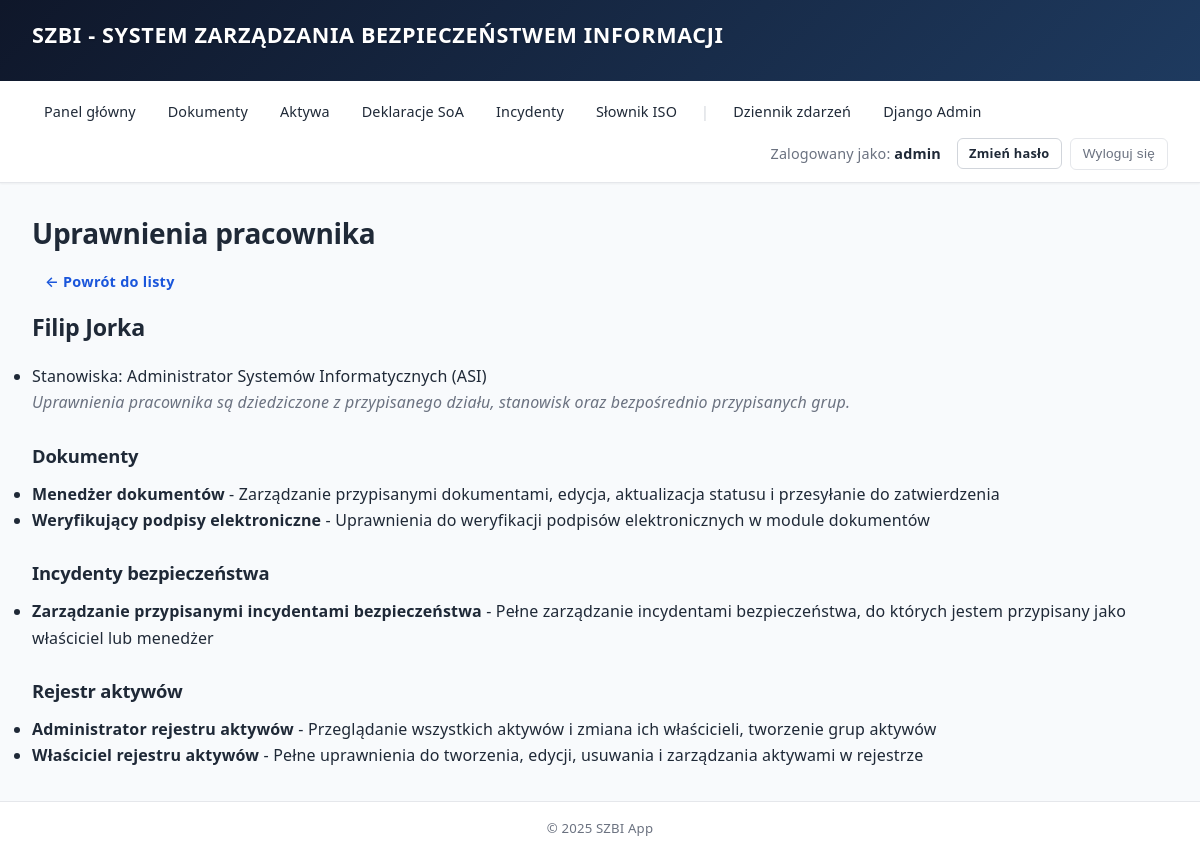
/pracownicy/1/uprawnienia/ (signed in), run on the app's committed database.
### core/models.py (models this page shows, shortened)
class Employee(models.Model):
    user = models.OneToOneField(
        User,
        on_delete=models.CASCADE,
        related_name='employee',
        verbose_name="Konto użytkownika"
    )
    organization = models.ForeignKey(
        Organization,
        on_delete=models.CASCADE,
        related_name='employees',
        verbose_name="Organizacja"
    )
    department = models.ForeignKey(
        Department,
        on_delete=models.SET_NULL,
        null=True,
        blank=True,
        related_name='employees',
        verbose_name="Dział"
    )
    positions = models.ManyToManyField(
        Position,
        blank=True,
        related_name='employees',
        verbose_name="Stanowiska"
    )
    first_name = models.CharField(max_length=100, verbose_name="Imię")
    last_name = models.CharField(max_length=100, verbose_name="Nazwisko")
    hire_date = models.DateField(verbose_name="Data zatrudnienia", null=True, blank=True)
    is_active = models.BooleanField(default=True, verbose_name="Aktywny")
    created_at = models.DateTimeField(auto_now_add=True, verbose_name="Data utworzenia")
    updated_at = models.DateTimeField(auto_now=True, verbose_name="Data modyfikacji")
    class Meta:
        verbose_name = "Pracownik"
        verbose_name_plural = "Pracownicy"
        ordering = ['last_name', 'first_name']
    def get_full_name(self):
        return f"{self.first_name} {self.last_name}"
    def get_positions_display(self):
        return ", ".join([p.name for p in self.positions.all()])
    def get_permissions(self):
        permissions = set()
        for position in self.positions.all():
            for pa in position.permission_assignments.all():
                for perm in pa.permission_group.permissions.all():
                    permissions.add(perm)
        if self.department:
            for da in self.department.permission_assignments.all():
                for perm in da.permission_group.permissions.all():
                    permissions.add(perm)
        for epg in self.permission_group_assignments.all():
            for perm in epg.permission_group.permissions.all():
                permissions.add(perm)
        return permissions

class Position(models.Model):
    organization = models.ForeignKey(
        Organization,
        on_delete=models.CASCADE,
        related_name='positions',
        verbose_name="Organizacja"
    )
    name = models.CharField(max_length=255, verbose_name="Nazwa stanowiska")
    description = models.TextField(verbose_name="Opis", blank=True)
    department = models.ForeignKey(
        Department,
        on_delete=models.SET_NULL,
        null=True,
        blank=True,
        related_name='positions',
        verbose_name="Dział"
    )
    created_at = models.DateTimeField(auto_now_add=True, verbose_name="Data utworzenia")
    updated_at = models.DateTimeField(auto_now=True, verbose_name="Data modyfikacji")
    class Meta:
        verbose_name = "Stanowisko"
        verbose_name_plural = "Stanowiska"
        ordering = ['organization', 'name']

class Permission(models.Model):
    CATEGORY_CHOICES = [
        ('audits', 'Audyty'),
        ('compliance', 'Deklaracje zgodności'),
        ('documents', 'Dokumenty'),
        ('activity_log', 'Dziennik zdarzeń'),
        ('incidents', 'Incydenty bezpieczeństwa'),
        ('configuration', 'Konfiguracja'),
        ('assets', 'Rejestr aktywów'),
        ('dictionary', 'Wymagania standardów i przepisów'),
        ('logs', 'Logi'),
        ('organization', 'Podmioty / Organizacja'),
        ('users', 'Użytkownicy'),
        ('permissions', 'Uprawnienia'),
    ]
    name = models.CharField(max_length=255, verbose_name="Nazwa uprawnienia", unique=True)
    description = models.TextField(verbose_name="Opis", blank=True)
    category = models.CharField(
        max_length=50,
        choices=CATEGORY_CHOICES,
        default='configuration',
        verbose_name="Kategoria"
    )
    is_system = models.BooleanField(
        default=True,
        verbose_name="Uprawnienie systemowe",
        help_text="Uprawnienia systemowe są predefiniowane i nie można ich usunąć"
    )
    class Meta:
        verbose_name = "Uprawnienie"
        verbose_name_plural = "Uprawnienia"
        ordering = ['category', 'name']

### core/views.py (the view)
# urls.py: path('pracownicy/<int:pk>/uprawnienia/', views.employee_permissions, name='employee_permissions'),
@login_required
@user_passes_test(is_admin)
def employee_permissions(request, pk):
    employee = get_object_or_404(Employee, pk=pk)
    permissions = employee.get_permissions()
    permissions_by_category = {}
    for perm in permissions:
        category = perm.get_category_display()
        if category not in permissions_by_category:
            permissions_by_category[category] = []
        permissions_by_category[category].append(perm)
    return render(request, 'core/employee_permissions.html', {
        'employee': employee,
        'permissions_by_category': permissions_by_category,
    })

### core/views.py (called while the page is built)
def is_admin(user):
    return user.is_staff or user.is_superuser

### templates/core/employee_permissions.html (shortened to what this page needs)
{% extends 'base.html' %}
{% block content %}
<h1>Uprawnienia pracownika</h1>
<p><a href="{% url 'core:employee_list' %}" class="btn btn-ghost">← Powrót do listy</a></p>
<h2>{{ employee.get_full_name }}</h2>
<ul>
    {% if employee.positions.exists %}<li>Stanowiska: {{ employee.get_positions_display }}</li>{% endif %}
</ul>
<p><em>Uprawnienia pracownika są dziedziczone z przypisanego działu, stanowisk oraz bezpośrednio przypisanych grup.</em></p>
{% if permissions_by_category %}
    {% for category, perms in permissions_by_category.items %}
    <h3>{{ category }}</h3>
    <ul>
        {% for perm in perms %}
        <li>
            <strong>{{ perm.name }}</strong>
            {% if perm.description %} - {{ perm.description }}{% endif %}
        </li>
        {% endfor %}
    </ul>
    {% endfor %}
{% else %}
<p>Brak przypisanych uprawnień. Przypisz grupę uprawnień do działu, stanowiska lub bezpośrednio do pracownika.</p>
{% endif %}
{% endblock %}

### templates/base.html (shortened to what this page needs)
{% load static %}
<!DOCTYPE html>
<html lang="pl">
<head>
    <link rel="stylesheet" href="{% static 'css/style.css' %}">
</head>
<body>
    <header>
        <h1>SZBI - System Zarządzania Bezpieczeństwem Informacji</h1>
    </header>
    <nav>
        {% if user.is_authenticated %}
            <a href="{% url 'core:dashboard' %}">Panel główny</a>
            <a href="/documents/">Dokumenty</a>
            <a href="/aktywa/">Aktywa</a>
            <a href="/deklaracje/">Deklaracje SoA</a>
            <a href="/incydenty/">Incydenty</a>
            <a href="/slownik/">Słownik ISO</a>
            {% if user.is_staff %}
                <span class="nav-separator">|</span>
                <a href="{% url 'core:activity_log_list' %}">Dziennik zdarzeń</a>
                <a href="/admin/">Django Admin</a>
            {% endif %}
            <span>Zalogowany jako: <strong>{{ user.username }}</strong></span>
            <a href="{% url 'core:password_change' %}" class="btn btn-sm btn-outline" style="margin-left: 0.5rem;">Zmień hasło</a>
            <form method="post" action="{% url 'logout' %}">
                <button type="submit">Wyloguj się</button>
            </form>
        {% else %}
            <a href="{% url 'login' %}">Zaloguj się</a>
        {% endif %}
    </nav>
    <main>
        {% block content %}
        {% endblock %}
    </main>
    <footer>
        <p>&copy; 2025 SZBI App</p>
    </footer>
</body>
</html>

### static/css/style.css (style rules this page uses)
*, *::before, *::after { box-sizing: border-box; margin: 0; padding: 0; }
:root { --color-primary: #1a56db; --color-primary-dark: #1e40af; --color-primary-light: #dbeafe; --color-danger: #dc2626; --color-danger-bg: #fef2f2; --color-danger-border: #fecaca; --color-warning: #d97706; --color-warning-bg: #fffbeb; --color-warning-border: #fde68a; --color-success: #16a34a; --color-success-bg: #f0fdf4; --color-success-border: #bbf7d0; --color-info: #0891b2; --color-info-bg: #ecfeff; --color-info-border: #a5f3fc; --color-muted: #6b7280; --color-text: #1f2937; --color-text-light: #6b7280; --color-bg: #f8fafc; --color-white: #ffffff; --color-border: #e5e7eb; --color-border-dark: #d1d5db; --shadow-sm: 0 1px 2px rgba(0,0,0,0.05); --shadow-md: 0 4px 6px -1px rgba(0,0,0,0.1), 0 2px 4px -2px rgba(0,0,0,0.1); --shadow-btn: 0 1px 3px rgba(0,0,0,0.12), 0 1px 2px rgba(0,0,0,0.06); --shadow-btn-hover: 0 4px 8px rgba(0,0,0,0.12), 0 2px 4px rgba(0,0,0,0.08); --radius-sm: 6px; --radius-md: 8px; --radius-lg: 12px; }
html { font-size: 16px; -webkit-font-smoothing: antialiased; -moz-osx-font-smoothing: grayscale; }
body { font-family: 'Segoe UI', -apple-system, BlinkMacSystemFont, Roboto, 'Helvetica Neue', Arial, sans-serif; color: var(--color-text); background: var(--color-bg); line-height: 1.65; min-height: 100vh; display: flex; flex-direction: column; letter-spacing: 0.01em; }
a { color: var(--color-primary); text-decoration: none; }
p { margin-bottom: 0.75rem; line-height: 1.65; }
em { color: var(--color-text-light); }
strong { font-weight: 600; color: var(--color-text); }
header { background: linear-gradient(135deg, #0f172a 0%, #1e3a5f 100%); color: var(--color-white); padding: 1.25rem 2rem; box-shadow: var(--shadow-md); }
header h1 { font-size: 1.35rem; font-weight: 700; letter-spacing: 0.03em; color: #ffffff; text-transform: uppercase; text-shadow: 0 1px 2px rgba(0,0,0,0.2); }
nav { background: var(--color-white); border-bottom: 1px solid var(--color-border); padding: 0.75rem 2rem; display: flex; align-items: center; gap: 0.5rem; flex-wrap: wrap; box-shadow: var(--shadow-sm); }
nav a { color: var(--color-text); padding: 0.4rem 0.75rem; border-radius: var(--radius-sm); font-size: 0.9rem; font-weight: 500; }
nav span { font-size: 0.9rem; color: var(--color-text-light); margin-left: auto; }
nav form { display: inline; }
nav .nav-separator { color: var(--color-border-dark); margin: 0 0.25rem; }
nav button { background: none; border: 1px solid var(--color-border); padding: 0.35rem 0.75rem; border-radius: var(--radius-sm); cursor: pointer; font-size: 0.85rem; color: var(--color-text-light); box-shadow: none; font-weight: 500; }
main { max-width: 1280px; width: 100%; margin: 0 auto; padding: 2rem; flex: 1; }
h1, h2, h3, h4, h5, h6 { color: var(--color-text); font-weight: 600; line-height: 1.35; margin-bottom: 0.75rem; letter-spacing: -0.01em; }
h1 { font-size: 1.75rem; }
h2 { font-size: 1.45rem; margin-bottom: 1.25rem; }
h3 { font-size: 1.15rem; margin-top: 1.75rem; margin-bottom: 0.75rem; color: #1f2937; }
button, .btn { display: inline-flex; align-items: center; justify-content: center; gap: 0.4rem; padding: 0.55rem 1.15rem; font-size: 0.9rem; font-weight: 600; border-radius: var(--radius-sm); border: 1px solid var(--color-primary); background: var(--color-primary); color: var(--color-white); cursor: pointer; line-height: 1.4; letter-spacing: 0.02em; box-shadow: var(--shadow-btn); white-space: nowrap; }
.btn-outline { background: var(--color-white); color: var(--color-text); border-color: var(--color-border-dark); box-shadow: none; }
.btn-ghost { background: transparent; color: var(--color-primary); border-color: transparent; box-shadow: none; padding: 0.4rem 0.75rem; }
.btn-sm { padding: 0.35rem 0.7rem; font-size: 0.8rem; }
a.btn { text-decoration: none; }
footer { background: var(--color-white); border-top: 1px solid var(--color-border); padding: 1rem 2rem; text-align: center; color: var(--color-text-light); font-size: 0.825rem; margin-top: auto; }

### data on the page
Employee: get_full_name "Filip Jorka", positions "Administrator Systemów Informatycznych (ASI)"
Permission: category "Dokumenty", name "Menedżer dokumentów", description "Zarządzanie przypisanymi dokumentami, edycja, aktualizacja statusu i przesyłanie do zatwierdzenia"
Permission: name "Weryfikujący podpisy elektroniczne", description "Uprawnienia do weryfikacji podpisów elektronicznych w module dokumentów"
Permission: category "Incydenty bezpieczeństwa", name "Zarządzanie przypisanymi incydentami bezpieczeństwa", description "Pełne zarządzanie incydentami bezpieczeństwa, do których jestem przypisany jako właściciel lub menedżer"
Permission: category "Rejestr aktywów", name "Administrator rejestru aktywów", description "Przeglądanie wszystkich aktywów i zmiana ich właścicieli, tworzenie grup aktywów"
Permission: name "Właściciel rejestru aktywów", description "Pełne uprawnienia do tworzenia, edycji, usuwania i zarządzania aktywami w rejestrze"

### other printed values
{{ user.username }} "admin"
